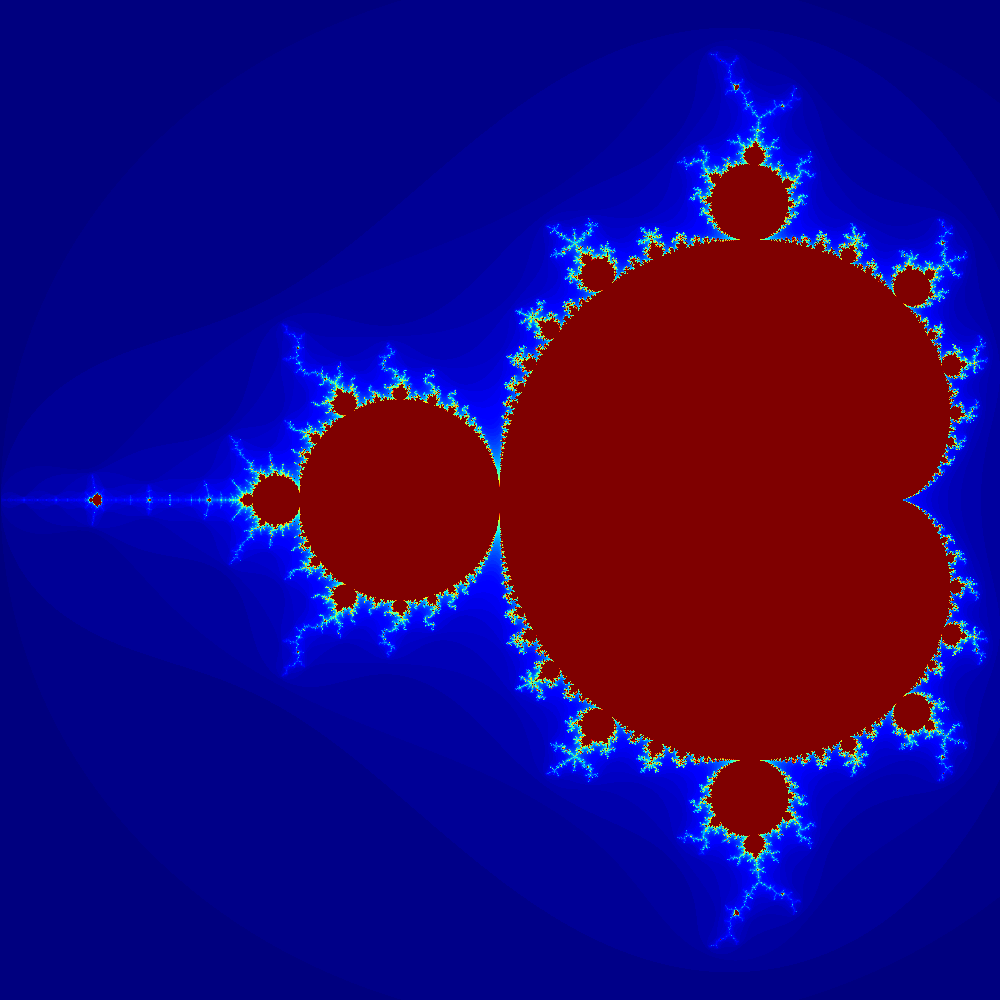

The Python source for this figure:
from numpy import *
# http://thesamovar.wordpress.com/2009/03/22/fast-fractals-with-python-and-numpy/
def mandel(n, m, itermax, xmin, xmax, ymin, ymax):
    '''
    Fast mandelbrot computation using numpy.
 
    (n, m) are the output image dimensions
    itermax is the maximum number of iterations to do
    xmin, xmax, ymin, ymax specify the region of the
    set to compute.
    '''
    # The point of ix and iy is that they are 2D arrays
    # giving the x-coord and y-coord at each point in
    # the array. The reason for doing this will become
    # clear below...
    ix, iy = mgrid[0:n, 0:m]
    # Now x and y are the x-values and y-values at each
    # point in the array, linspace(start, end, n)
    # is an array of n linearly spaced points between
    # start and end, and we then index this array using
    # numpy fancy indexing. If A is an array and I is
    # an array of indices, then A[I] has the same shape
    # as I and at each place i in I has the value A[i].
    x = linspace(xmin, xmax, n)[ix]
    y = linspace(ymin, ymax, m)[iy]
    # c is the complex number with the given x, y coords
    c = x+complex(0,1)*y
    del x, y # save a bit of memory, we only need z
    # the output image coloured according to the number
    # of iterations it takes to get to the boundary
    # abs(z)>2
    img = zeros(c.shape, dtype=int)
    # Here is where the improvement over the standard
    # algorithm for drawing fractals in numpy comes in.
    # We flatten all the arrays ix, iy and c. This
    # flattening doesn't use any more memory because
    # we are just changing the shape of the array, the
    # data in memory stays the same. It also affects
    # each array in the same way, so that index i in
    # array c has x, y coords ix[i], iy[i]. The way the
    # algorithm works is that whenever abs(z)>2 we
    # remove the corresponding index from each of the
    # arrays ix, iy and c. Since we do the same thing
    # to each array, the correspondence between c and
    # the x, y coords stored in ix and iy is kept.
    ix.shape = n*m
    iy.shape = n*m
    c.shape = n*m
    # we iterate z->z^2+c with z starting at 0, but the
    # first iteration makes z=c so we just start there.
    # We need to copy c because otherwise the operation
    # z->z^2 will send c->c^2.
    z = copy(c)
    for i in xrange(itermax):
        if not len(z): break # all points have escaped
        # equivalent to z = z*z+c but quicker and uses
        # less memory
        multiply(z, z, z)
        add(z, c, z)
        # these are the points that have escaped
        rem = abs(z)>2.0
        # colour them with the iteration number, we
        # add one so that points which haven't
        # escaped have 0 as their iteration number,
        # this is why we keep the arrays ix and iy
        # because we need to know which point in img
        # to colour
        img[ix[rem], iy[rem]] = i+1
        # -rem is the array of points which haven't
        # escaped, in numpy -A for a boolean array A
        # is the NOT operation.
        rem = -rem
        # So we select out the points in
        # z, ix, iy and c which are still to be
        # iterated on in the next step
        z = z[rem]
        ix, iy = ix[rem], iy[rem]
        c = c[rem]
    return img
 
if __name__=='__main__':
    from pylab import *
    import time
    start = time.time()
    I = mandel(1000, 1000, 100, -2, .5, -1.25, 1.25)
    print 'Time taken:', time.time()-start
    I[I==0] = 101
    img = imshow(I.T, origin='lower left')
    img.write_png('mandel.png', noscale=True)
    savefig('madel2.png')